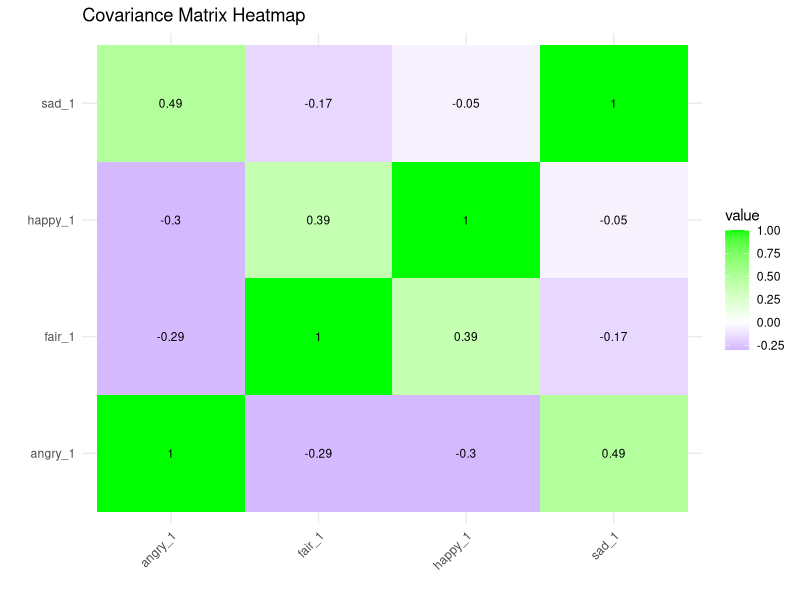
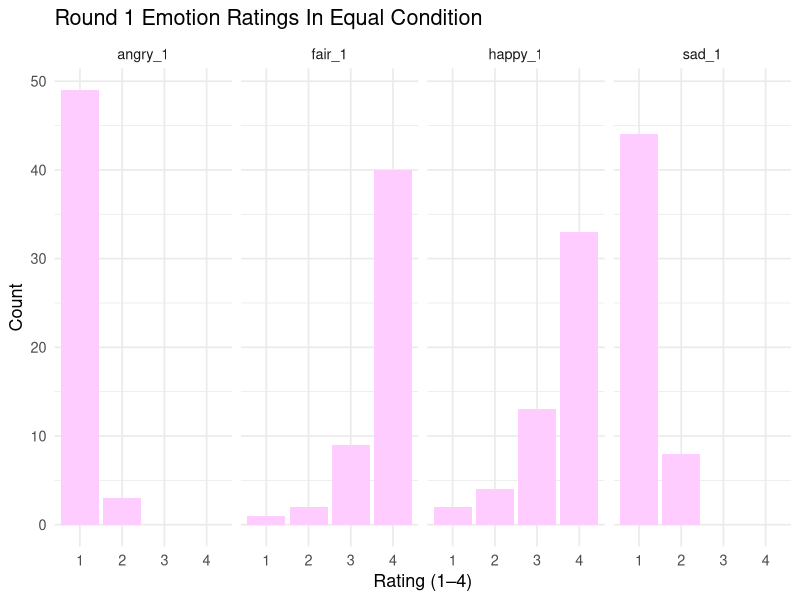
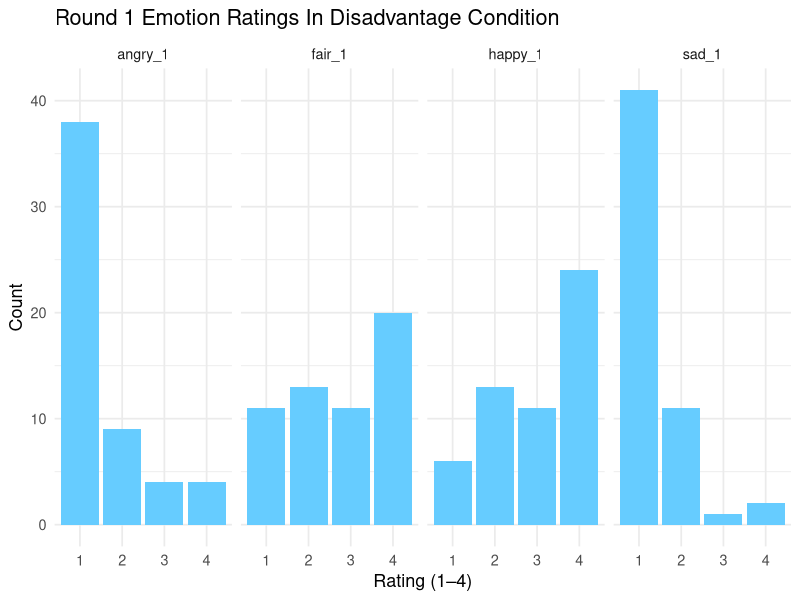
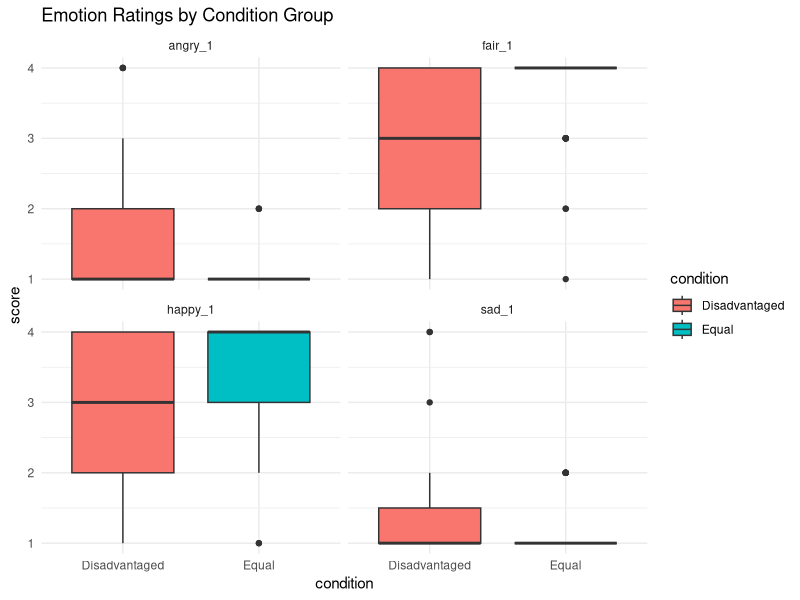
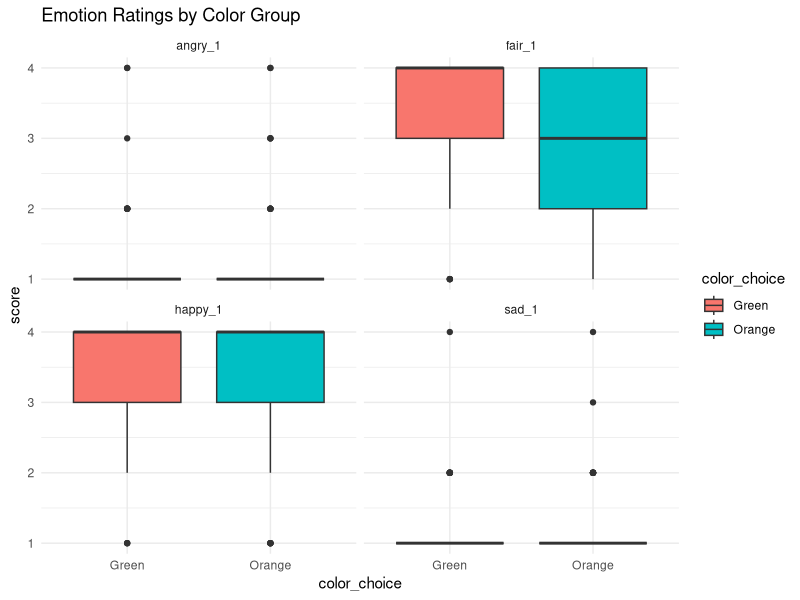
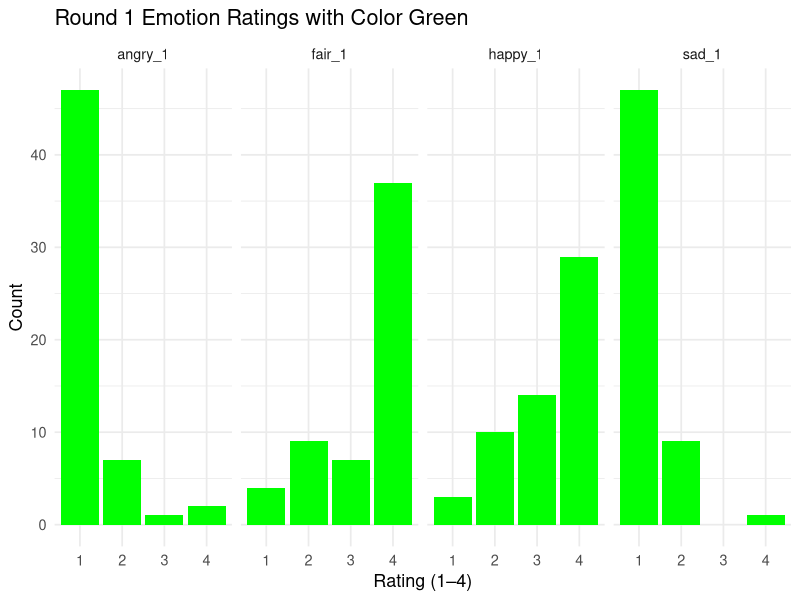
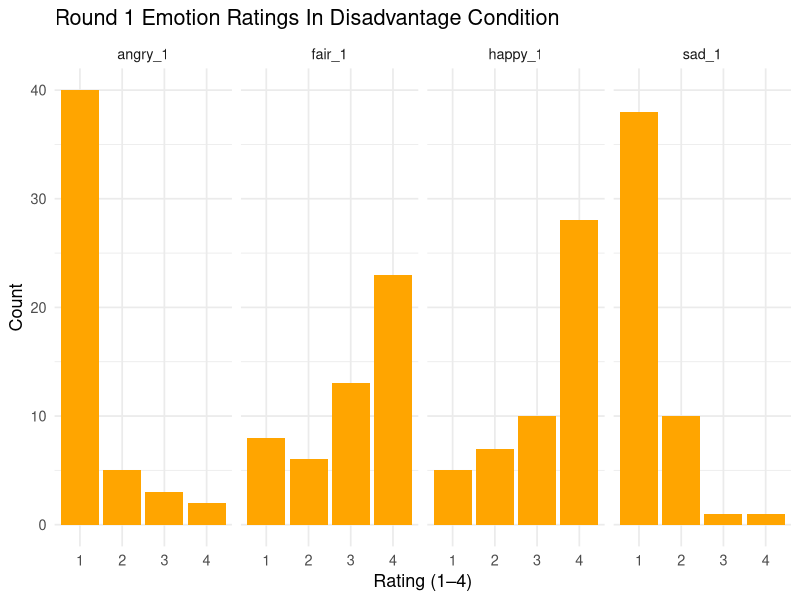
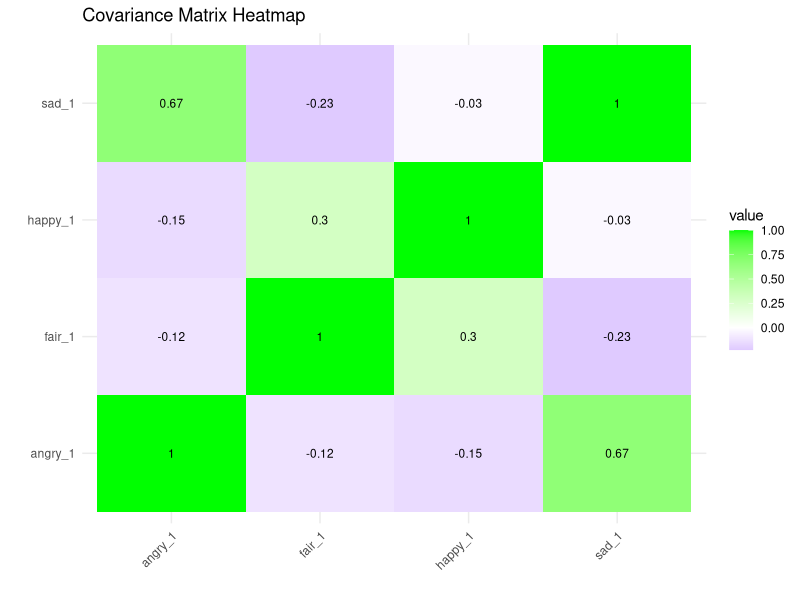

Write R code to recreate these figures, in order.
## ---- chunk 1
knitr::opts_chunk$set(echo = TRUE)
## ---- chunk 2
library(tidyverse)
library(stats)
library(ggplot2)
## ---- chunk 3
demo <- read.csv("slides_demographics_deidentified.csv", header=TRUE, na.strings=".")
data <- read.csv("slides_data_deidentified.csv", na.strings=".")
## ---- chunk 4
#### Emotion correlations #####

# Correlation matrix for happy, sad, angry, and fairness ratings
emotions <- data %>%
  select(happy_1, sad_1, angry_1, fair_1) %>%
  na.omit()   # remove rows with missing values

emo_cor_matrix <- cor(emotions, use = "complete.obs")
print(emo_cor_matrix, digits=3)
emo_cor_melt<-emo_cor_matrix%>%
  as_tibble(rownames = "Var1")%>%
  pivot_longer(
    cols = -Var1,
    names_to = "Var2",
    values_to = "value"
  )
ggplot(emo_cor_melt, aes(x = Var1, y = Var2, fill = value)) +
  geom_tile() +
  geom_text(aes(label = round(value, 2)), color = "black", size = 3) +
  scale_fill_gradient2(low = "blue", high = "green",
                       midpoint = 0, limit = c(min(emo_cor_melt$value), max(emo_cor_melt$value))) +
  theme_minimal() +
  theme(axis.text.x = element_text(angle = 45, hjust = 1)) +
  labs(title = "Covariance Matrix Heatmap",
       x = "", y = "")
## ---- chunk 5
## the distribution by condition
data_equal<-data%>%
  filter(condition=='Equal')
data_disadvantaged<-data%>%
  filter(condition=="Disadvantaged")
score_equal <- data_equal %>% 
  select(happy_1, sad_1, angry_1, fair_1) %>% 
  mutate(across(everything(), ~trimws(as.character(.)))) %>% 
  pivot_longer(everything(), names_to="variable", values_to="rating") %>% 
  filter(rating %in% c("1","2","3","4")) %>%    
  mutate(rating = factor(rating, levels=c("1","2","3","4"), ordered=TRUE)) 
ggplot(score_equal, aes(x = rating)) + 
  geom_bar(fill = "#FFCCFF") + 
  facet_wrap(~variable, ncol = 4) + 
  labs(title = "Round 1 Emotion Ratings In Equal Condition", x = "Rating (1–4)", y = "Count") + 
  theme_minimal(base_size = 13)



score_disadvantaged <- data_disadvantaged %>% 
  select(happy_1, sad_1, angry_1, fair_1) %>% 
  mutate(across(everything(), ~trimws(as.character(.)))) %>% 
  pivot_longer(everything(), names_to="variable", values_to="rating") %>% 
  filter(rating %in% c("1","2","3","4")) %>%    
  mutate(rating = factor(rating, levels=c("1","2","3","4"), ordered=TRUE)) 
ggplot(score_disadvantaged, aes(x = rating)) + 
  geom_bar(fill = "#66CCFF") + 
  facet_wrap(~variable, ncol = 4) + 
  labs(title = "Round 1 Emotion Ratings In Disadvantage Condition", x = "Rating (1–4)", y = "Count") + 
  theme_minimal(base_size = 13)
## ---- chunk 6
 
vars1 <- c("happy_1","sad_1","angry_1","fair_1") 
vars1_num_condition <- data %>% 
  mutate(across(all_of(vars1), ~ { 
    x <- trimws(as.character(.)) 
    x[x %in% c("", ".", "NA")] <- NA 
    suppressWarnings(as.numeric(x)) 
    })) %>% 
  select(PID, condition, all_of(vars1)) 
vars1_num_condition %>% 
  pivot_longer(c(happy_1, sad_1, angry_1, fair_1), 
    names_to = "emotion", 
    values_to = "score") %>% 
ggplot(aes(x = condition, y = score, fill = condition)) +
  geom_boxplot() + 
  facet_wrap(~emotion) + 
  theme_minimal() + 
  labs(title = "Emotion Ratings by Condition Group") 
vars1_num_color <- data %>% 
  mutate(across(all_of(vars1), ~ { 
    x <- trimws(as.character(.)) 
    x[x %in% c("", ".", "NA")] <- NA 
    suppressWarnings(as.numeric(x)) 
    })) %>% 
  select(PID, color_choice, all_of(vars1)) 
vars1_num_color %>% 
  pivot_longer(c(happy_1, sad_1, angry_1, fair_1), 
    names_to = "emotion", 
    values_to = "score") %>% 
ggplot(aes(x = color_choice, y = score, fill = color_choice)) +
  geom_boxplot() + 
  facet_wrap(~emotion) + 
  theme_minimal() + 
  labs(title = "Emotion Ratings by Color Group") 
## ---- chunk 7
## the distribution by choice color
data_green<-data%>%
  filter(color_choice =='Green')
data_orange<-data%>%
  filter(color_choice=="Orange")
score_green <- data_green %>% 
  select(happy_1, sad_1, angry_1, fair_1) %>% 
  mutate(across(everything(), ~trimws(as.character(.)))) %>% 
  pivot_longer(everything(), names_to="variable", values_to="rating") %>% 
  filter(rating %in% c("1","2","3","4")) %>%    
  mutate(rating = factor(rating, levels=c("1","2","3","4"), ordered=TRUE)) 
ggplot(score_green, aes(x = rating)) + 
  geom_bar(fill = "green") + 
  facet_wrap(~variable, ncol = 4) + 
  labs(title = "Round 1 Emotion Ratings with Color Green", x = "Rating (1–4)", y = "Count") + 
  theme_minimal(base_size = 13)



score_orange <- data_orange %>% 
  select(happy_1, sad_1, angry_1, fair_1) %>% 
  mutate(across(everything(), ~trimws(as.character(.)))) %>% 
  pivot_longer(everything(), names_to="variable", values_to="rating") %>% 
  filter(rating %in% c("1","2","3","4")) %>%    
  mutate(rating = factor(rating, levels=c("1","2","3","4"), ordered=TRUE)) 
ggplot(score_orange, aes(x = rating)) + 
  geom_bar(fill = "orange") + 
  facet_wrap(~variable, ncol = 4) + 
  labs(title = "Round 1 Emotion Ratings In Disadvantage Condition", x = "Rating (1–4)", y = "Count") + 
  theme_minimal(base_size = 13)
## ---- chunk 8
correlation_plot<-function(data){
  emotions <- data %>%
  select(happy_1, sad_1, angry_1, fair_1) %>%
  na.omit()   # remove rows with missing values

emo_cor_matrix <- cor(emotions, use = "complete.obs")
print(emo_cor_matrix, digits=3)
emo_cor_melt<-emo_cor_matrix%>%
  as_tibble(rownames = "Var1")%>%
  pivot_longer(
    cols = -Var1,
    names_to = "Var2",
    values_to = "value"
  )
ggplot(emo_cor_melt, aes(x = Var1, y = Var2, fill = value)) +
  geom_tile() +
  geom_text(aes(label = round(value, 2)), color = "black", size = 3) +
  scale_fill_gradient2(low = "blue", high = "green",
                       midpoint = 0, limit = c(min(emo_cor_melt$value), max(emo_cor_melt$value))) +
  theme_minimal() +
  theme(axis.text.x = element_text(angle = 45, hjust = 1)) +
  labs(title = "Covariance Matrix Heatmap",
       x = "", y = "")
}
## category by board color
data%>%
  filter(color_choice=="Green")%>%
  correlation_plot()
data%>%
  filter(color_choice=="Orange")%>%
  correlation_plot()
## category by condition
data%>%
  filter(condition=="Disadvantaged")%>%
  correlation_plot()
data%>%
  filter(condition=="Equal")%>%
  correlation_plot()

## category by board color and condition
data%>%
  filter(condition=="Disadvantaged",color_choice=="Green")%>%
  correlation_plot()
data%>%
  filter(condition=="Disadvantaged",color_choice=="Orange")%>%
  correlation_plot()
data%>%
  filter(condition=="Equal",color_choice=="Green")%>%
  correlation_plot()
data%>%
  filter(condition=="Equal",color_choice=="Orange")%>%
  correlation_plot()
## ---- chunk 9

## ---- chunk 10

#-------------------------------------------------------------
# 1. Build PCA input, quick data checks
#-------------------------------------------------------------
jra_vars <- c("happy_1", "sad_1", "angry_1", "fair_1")

# Keep only the columns we need, drop rows with any missingness
jra_data <- data %>%
  select(all_of(jra_vars)) %>%
  na.omit()

# Descriptive check (spot miscoded scales / floor/ceiling)
summary(jra_data)
# Correlation matrix to check expected signs (happy/fair +; sad/angry -)
round(cor(jra_data), 2)


#-------------------------------------------------------------
# 2. Run PCA with scaling (standardizes variables to mean 0, SD 1)
#    prcomp returns loadings in $rotation and scores in $x
#-------------------------------------------------------------
jra_pca <- prcomp(jra_data, scale. = TRUE)

# Variance explained by components
pca_summary <- summary(jra_pca)
pca_summary

# Loadings: contribution of each variable to each PC
loadings <- jra_pca$rotation
round(loadings, 3)

# Scree plot: variance explained per component (visual elbow)
plot(jra_pca, type = "l", main = "Scree Plot: JRA PCA")
## ---- chunk 11
#-------------------------------------------------------------
# 1. Build PCA input, quick data checks, divided by conditions
#-------------------------------------------------------------
jra_vars <- c("happy_1", "sad_1", "angry_1", "fair_1")

# Keep only the columns we need, drop rows with any missingness
jra_data_disadvantage <- data %>%
  filter(condition=="Disadvantaged")%>%
  select(all_of(jra_vars)) %>%
  na.omit()

jra_pca_disadvantage <- prcomp(jra_data_disadvantage, scale. = TRUE)

# Variance explained by components
pca_summary_disadvantage <- summary(jra_pca_disadvantage)
pca_summary_disadvantage

jra_vars <- c("happy_1", "sad_1", "angry_1", "fair_1")


# Keep only the columns we need, drop rows with any missingness
jra_data_equal <- data %>%
  filter(condition=="Equal")%>%
  select(all_of(jra_vars)) %>%
  na.omit()

jra_pca_equal <- prcomp(jra_data_equal, scale. = TRUE)

# Variance explained by components
pca_summary_equal <- summary(jra_pca_equal)
pca_summary_equal
